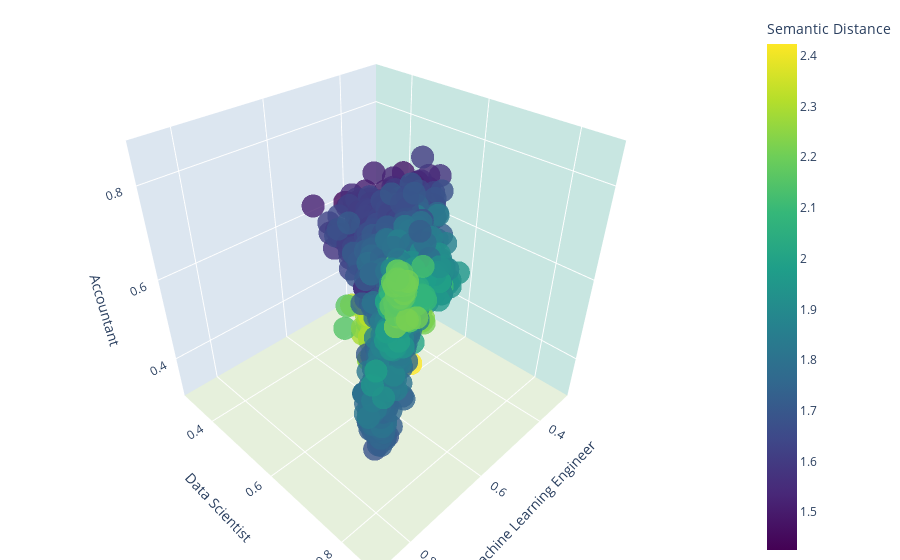

This figure's notebook cell:
### Code cell
import pandas as pd
import plotly.graph_objects as go
from plotly.offline import plot
# Assuming df is your DataFrame and it has columns 'tsne-2d-one', 'tsne-2d-two' and 'title'

x = distance_df['x_dist'].values
y = distance_df['y_dist'].values
z = distance_df['z_dist'].values
global_min = min(x.min(), y.min(), z.min())
global_max = max(x.max(), y.max(), z.max())
custom_data = distance_df['wv_uuid'].values
fig = go.Figure(data=go.Scatter3d(
    x=x,
    y=y,
    z=z,
    mode='markers',
    marker=dict(
        size=8,
        color=x+y+z,  # set color to cluster values
        colorscale='Viridis',  # choose a colorscale
        opacity=0.8,
        colorbar=dict(title='Semantic Distance'),
        
    ),
    # marker=dict(size=8, opacity=0.5),
    text=distance_df['title']+' | '+distance_df['company_name'],  # this will set the hover text
    hoverinfo='text',
    name='Semantic Distance',
    customdata = custom_data

    
))

fig.update_layout(dict(
        autosize=True,
        scene=dict(
            aspectmode='cube',
            xaxis=dict(
                range=[global_min, global_max],
                title=x_text,
                backgroundcolor="rgb(200, 230, 225)",  # Muted color for x-axis
                gridcolor="white",
                showbackground=True,
                zerolinecolor="white",
            ),
            yaxis=dict(
                range=[global_min, global_max],
                title=y_text,
                backgroundcolor="rgb(220, 230, 240)",  # Muted color for y-axis
                gridcolor="white",
                showbackground=True,
                zerolinecolor="white",
            ),
            zaxis=dict(
                range=[global_min, global_max],
                title=z_text,
                backgroundcolor="rgb(230, 240, 220)",  # Muted color for z-axis
                gridcolor="white",
                showbackground=True,
                zerolinecolor="white",
            ),
        ),
        hovermode='closest',
        # width=800,  # Adjust the width as needed
        # height=600,  # Adjust the height as needed
        margin=dict(r=10, l=10, b=0, t=10),
        # scene_camera=camera,
    ))


fig.show()

plot(fig, filename='initial_plot_filename')

### Figure 1 — Plotly figure (JSON) as saved in the notebook; plotly's stock layout.template omitted (floating-point values rounded to 4 significant figures; data arrays with more than 128 entries replaced by an {"elided": "..."} marker saying what was removed)
{"data": [{"customdata": {"elided": "1284 str values"}, "hoverinfo": "text", "marker": {"color": {"elided": "1284 float values"}, "colorbar": {"title": {"text": "Semantic Distance"}}, "colorscale": [[0, "#440154"], [0.1111, "#482878"], [0.2222, "#3e4989"], [0.3333, "#31688e"], [0.4444, "#26828e"], [0.5556, "#1f9e89"], [0.6667, "#35b779"], [0.7778, "#6ece58"], [0.8889, "#b5de2b"], [1, "#fde725"]], "opacity": 0.8, "size": 8}, "mode": "markers", "name": "Semantic Distance", "text": {"elided": "1284 str values"}, "type": "scatter3d", "x": {"elided": "1284 float values"}, "y": {"elided": "1284 float values"}, "z": {"elided": "1284 float values"}}], "layout": {"autosize": true, "hovermode": "closest", "margin": {"b": 0, "l": 10, "r": 10, "t": 10}, "scene": {"aspectmode": "cube", "xaxis": {"backgroundcolor": "rgb(200, 230, 225)", "gridcolor": "white", "range": [0.2932, 0.884], "showbackground": true, "title": {"text": "Machine Learning Engineer"}, "zerolinecolor": "white"}, "yaxis": {"backgroundcolor": "rgb(220, 230, 240)", "gridcolor": "white", "range": [0.2932, 0.884], "showbackground": true, "title": {"text": "Data Scientist"}, "zerolinecolor": "white"}, "zaxis": {"backgroundcolor": "rgb(230, 240, 220)", "gridcolor": "white", "range": [0.2932, 0.884], "showbackground": true, "title": {"text": "Accountant"}, "zerolinecolor": "white"}}}}
